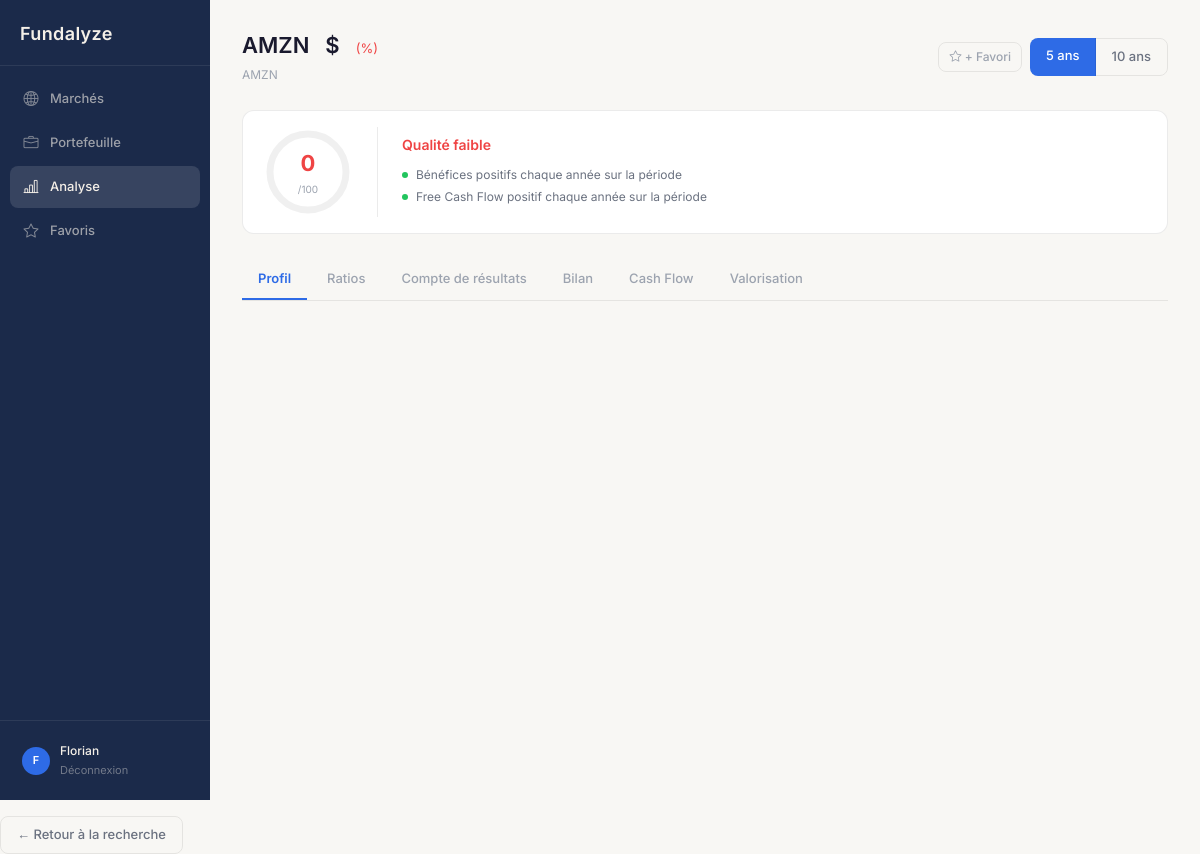
Before: /analysis/company/AMZN/ (signed in) with the older database file.
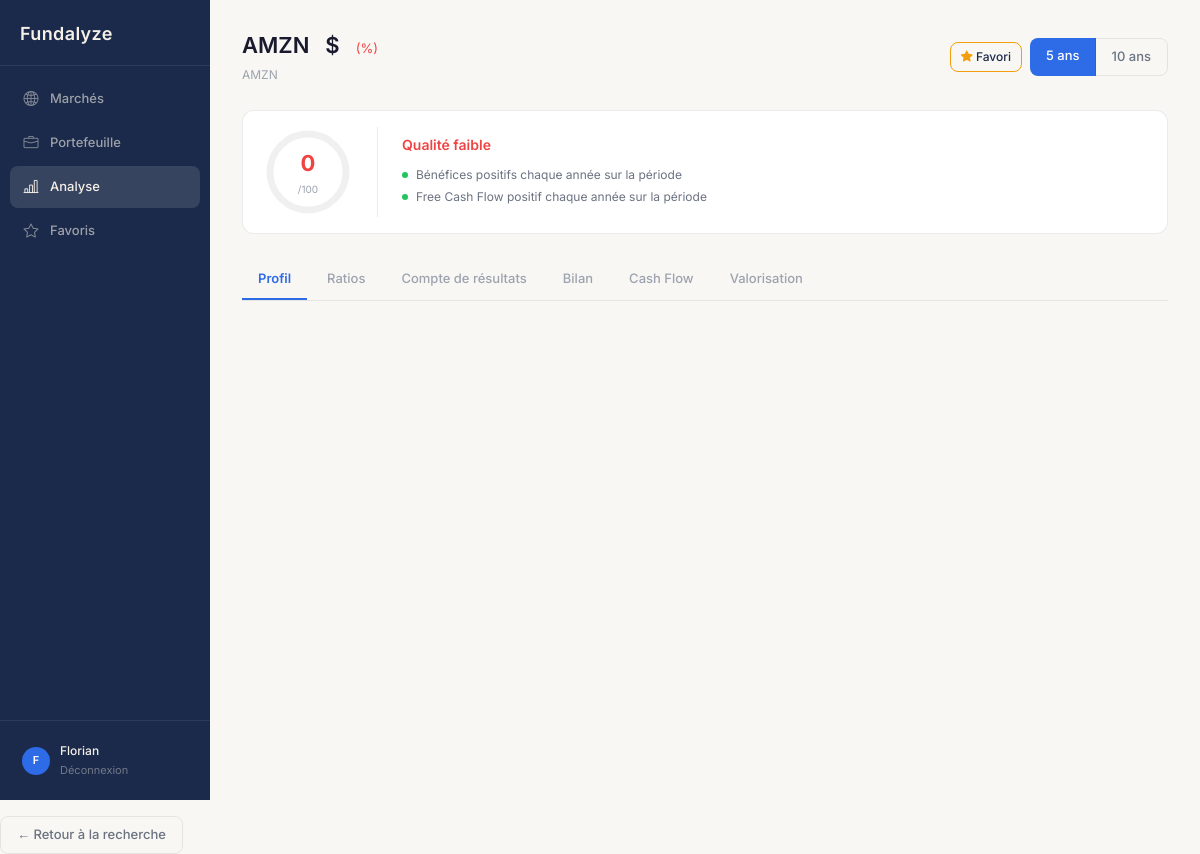
After: the same page with the newer database file.
### portfolio/models.py (models this page shows, shortened)
class Favorite(models.Model):
    user = models.ForeignKey(User, on_delete=models.CASCADE)
    symbol = models.CharField(max_length=20)
    name = models.CharField(max_length=200)
    sector = models.CharField(max_length=100, blank=True, null=True)
    country = models.CharField(max_length=100, blank=True, null=True)
    market_cap = models.FloatField(null=True, blank=True)
    currency = models.CharField(max_length=5, default='USD')
    added_at = models.DateTimeField(auto_now_add=True)
    class Meta:
        unique_together = ['user', 'symbol']
        ordering = ['-added_at']

### analysis/views.py (the view, shortened to what this page needs)
# urls.py: path('company/<str:symbol>/', views.company_view, name='company'),
@login_required
def company_view(request, symbol):
    symbol = symbol.upper()
    period = int(request.GET.get('period', 5))
    if period not in [5, 10]:
        period = 5
    params = {
        'growth_rate_1': float(request.GET.get('g1', 5.0)),
        'growth_rate_2': float(request.GET.get('g2', 3.0)),
        'terminal_growth': float(request.GET.get('gt', 3.0)),
        'wacc': float(request.GET.get('wacc', 9.0)),
        'treasury_rate': float(request.GET.get('tr', 4.5)),
    }
    profile = get_company_profile(symbol) or {}
    quote = get_quote(symbol) or {}
    income_statements = get_income_statement(symbol, limit=period)
    income_statements = enrich_income_statements(income_statements)
    balance_sheets = get_balance_sheet(symbol, limit=period)
    cash_flows = get_cash_flow(symbol, limit=period)
    quarterly_income = get_quarterly_income(symbol)
    quarterly_cashflow = get_quarterly_cashflow(symbol)
    quarterly_balance = get_quarterly_balance(symbol)
    income_ttm, cashflow_ttm, balance_ttm = compute_ttm(
        quarterly_income, quarterly_cashflow, quarterly_balance
    )
    income_ttm_enriched = enrich_income_statements([income_ttm])[0] if income_ttm else {}
    ratios = calculate_ratios(
        profile, quote, income_statements, balance_sheets, cash_flows,
        income_ttm, cashflow_ttm, balance_ttm
    )
    piotroski = calculate_piotroski(
        income_statements, balance_sheets, cash_flows,
        income_ttm, cashflow_ttm, balance_ttm
    )
    beneish = calculate_beneish(income_statements, balance_sheets, cash_flows)
    altman = calculate_altman(
        profile, quote, income_statements, balance_sheets,
        income_ttm, balance_ttm
    )
    scoring = calculate_score(ratios, piotroski, beneish, altman)
    default_growth = ratios.get('fcf_cagr') or ratios.get('revenue_cagr') or 5.0
    default_growth = min(max(default_growth, 0), 30)
    params['growth_rate_1'] = float(request.GET.get('g1', round(default_growth, 1)))
    params['growth_rate_2'] = float(request.GET.get('g2', round(default_growth * 0.6, 1)))
    valuations = calculate_all_valuations(
        profile, quote, ratios,
        income_statements, balance_sheets, cash_flows,
        income_ttm, balance_ttm, cashflow_ttm,
        params
    )
    chart_data = {}
    piotroski_json = json_module.dumps({
        'total': piotroski['total'] if piotroski else 0,
        'groups': {
            k: [{'label': piotroski['details'][key]['label'],
                'pass': bool(piotroski['details'][key]['pass'])}
                for key in keys]
            for k, keys in (piotroski['groups'].items() if piotroski else {}.items())
        }
    }) if piotroski else 'null'
    beneish_json = json_module.dumps({
        'm_score': beneish['m_score'] if beneish else None,
        'label': beneish['label'] if beneish else '',
        'warnings': beneish['warnings'] if beneish else 0,
        'details': {
            k: {'value': v['value'], 'label': v['label'],
                'interpretation': v['interpretation'], 'warning': bool(v['warning'])}
            for k, v in beneish['details'].items()
        } if beneish else {}
    }) if beneish else 'null'
    altman_json = json_module.dumps({
        'score': altman['score'] if altman else None,
        'version': altman['version'] if altman else '',
        'label': altman['label'] if altman else '',
        'z_original': altman['z_original'] if altman else None,
        'z_prime': altman['z_prime'] if altman else None,
        'details': {
            k: {'label': v['label'], 'value': v['value'],
                'interpretation': v['interpretation']}
            for k, v in altman['details'].items()
        } if altman else {}
    }) if altman else 'null'
    is_favorite = Favorite.objects.filter(user=request.user, symbol=symbol).exists()
    context = {
        'profile': profile,
        'quote': quote,
        'symbol': symbol,
        'period': period,
        'ratios': ratios,
        'scoring': scoring,
        'piotroski': piotroski,
        'beneish': beneish,
        'altman': altman,
        'piotroski_json': piotroski_json,
        'beneish_json': beneish_json,
        'altman_json': altman_json,
        'income_statements': income_statements,
        'balance_sheets': balance_sheets,
        'cash_flows': cash_flows,
        'income_ttm': income_ttm_enriched,
        'balance_ttm': balance_ttm,
        'cashflow_ttm': cashflow_ttm,
        'chart_data': chart_data,
        'is_favorite': is_favorite,
        'valuations': valuations,
        'params': params,
        'default_growth': default_growth,
        'categories_display': [
            ('growth', 'Croissance'),
            ('profitability', 'Rentabilité'),
            ('valuation', 'Valorisation'),
            ('safety', 'Sécurité'),
            ('quality', 'Qualité'),
        ],
        'growth_ratios': [
            ('revenue_cagr', 'CA CAGR'),
            ('net_income_cagr', 'RN CAGR'),
            ('eps_cagr', 'BPA CAGR'),
            ('fcf_cagr', 'FCF CAGR'),
        ],
        'profitability_ratios': [
            ('roe', 'ROE'),
            ('roic', 'ROIC'),
            ('roa', 'ROA'),
            ('net_margin', 'Marge nette'),
            ('gross_margin', 'Marge brute'),
            ('fcf_margin', 'Marge FCF'),
        ],
        'valuation_ratios': [
            ('per', 'PER'),
            ('peg', 'PEG'),
            ('pb', 'P/B'),
            ('ps', 'P/S'),
            ('pcf', 'P/FCF'),
            ('ev_ebitda', 'EV/EBITDA'),
            ('ev_revenue', 'EV/Revenue'),
        ],
        'safety_ratios': [
            ('debt_to_equity', 'Dette/FP'),
            ('net_debt_ebitda', 'Dette nette/EBITDA'),
            ('interest_coverage', 'Couv. intérêts'),
            ('current_ratio', 'Ratio courant'),
            ('quick_ratio', 'Ratio rapide'),
        ],
        'tabs': [
            ('profile', 'Profil'),
            ('ratios', 'Ratios'),
            ('income', 'Compte de résultats'),
            ('balance', 'Bilan'),
            ('cashflow', 'Cash Flow'),
            ('valuation', 'Valorisation'),
        ],
        'ratio_definitions': RATIO_DEFINITIONS,
        'quality_items': [
            ('Bénéfices positifs',
            f"{ratios.get('profitable_years', 0)}/{ratios.get('total_years', 0)} ans",
            int(ratios.get('profitable_years', 0) / max(ratios.get('total_years', 1), 1) * 100)),
            ('FCF positif',
            f"{ratios.get('positive_fcf_years', 0)}/{ratios.get('total_years', 0)} ans",
            int(ratios.get('positive_fcf_years', 0) / max(ratios.get('total_years', 1), 1) * 100)),
            ('Rachat d\'actions',
            '✓ Oui' if ratios.get('shares_buyback') else '✗ Non',
            100 if ratios.get('shares_buyback') else 0),
            ('Marges consistantes',
            '✓ Oui' if ratios.get('margin_consistency') else '✗ Non',
            100 if ratios.get('margin_consistency') else 20),
        ],
        'ratio_blocks': [
            ('growth', 'Croissance', [
                ('revenue_cagr', 'CA CAGR'),
                ('net_income_cagr', 'RN CAGR'),
                ('eps_cagr', 'BPA CAGR'),
                ('fcf_cagr', 'FCF CAGR'),
            ]),
            ('profitability', 'Rentabilité', [
                ('roe', 'ROE'),
                ('roic', 'ROIC'),
                ('roa', 'ROA'),
                ('net_margin', 'Marge nette'),
                ('gross_margin', 'Marge brute'),
                ('fcf_margin', 'Marge FCF'),
            ]),
            ('valuation', 'Valorisation', [
                ('per', 'PER'),
                ('peg', 'PEG'),
                ('pb', 'P/B'),
                ('ps', 'P/S'),
                ('pcf', 'P/FCF'),
                ('ev_ebitda', 'EV/EBITDA'),
                ('ev_revenue', 'EV/Revenue'),
            ]),
            ('safety', 'Sécurité', [
                ('debt_to_equity', 'Dette/FP'),
                ('net_debt_ebitda', 'Dette nette/EBITDA'),
                ('interest_coverage', 'Couv. intérêts'),
                ('current_ratio', 'Ratio courant'),
                ('quick_ratio', 'Ratio rapide'),
            ]),
            ('quality', 'Qualité', []),
        ],
        'valuation_definitions': VALUATION_DEFINITIONS,
    }
    return render(request, 'analysis/company.html', context)

### analysis/ratios.py (called while the page is built)
def safe_div(a, b):
    try:
        if b and float(b) != 0 and a is not None:
            return float(a) / float(b)
        return None
    except:
        return None

def fmt(value, decimals=2):
    try:
        if value is not None:
            return round(float(value), decimals)
        return None
    except:
        return None

### analysis/scoring.py (called while the page is built, shortened)
def score_ratio(name, value):
    if value is None:
        return None, 'N/A', 'secondary'

### analysis/templatetags/analysis_tags.py (called while the page is built)
@register.filter
def get_item(dictionary, key):
    return dictionary.get(key)

### analysis/valuation.py (called while the page is built, shortened)
def safe_div(a, b):
    try:
        return float(a) / float(b) if b and float(b) != 0 else None
    except:
        return None

def apply_margin_of_safety(price):
    if price is None or price <= 0:
        return None, None, None
    return round(price, 2), round(price * 0.75, 2), round(price * 0.50, 2)

def dcf_valuation(fcf, growth_rate_1, growth_rate_2, terminal_growth, wacc, shares):
    if not fcf or not shares or fcf <= 0:
        return None, None

def owner_earnings_valuation(net_income, depreciation, capex, growth_rate, treasury_rate, shares):
    if not net_income or not shares:
        return None

### analysis/views.py (called while the page is built, shortened)
def enrich_income_statements(statements):
    enriched = []
    return enriched

### templates/analysis/company.html (shortened to what the changed rows need)
{% extends 'base.html' %}
{% load analysis_tags %}
{% block content %}
<div class="d-flex justify-content-between align-items-center mb-4">
    <div class="d-flex align-items-center gap-3">
        <div>
            <div class="d-flex align-items-baseline gap-3">
                <h2 class="page-title mb-0">{{ profile.companyName|default:symbol }}</h2>
                <span style="font-size:22px;font-weight:600;color:var(--text-primary);">
                    ${{ quote.price|floatformat:2 }}
                </span>
                <span style="font-size:13px;"
                      class="{% if quote.change >= 0 %}text-success{% else %}text-danger{% endif %}">
                    {{ quote.change|floatformat:2 }} ({{ quote.changePercentage|floatformat:2 }}%)
                </span>
            </div>
            <span style="font-size:12px;color:var(--text-muted);">
                {{ symbol }}
            </span>
        </div>
    </div>
    <div class="d-flex align-items-center gap-2">
        <a href="{% url 'toggle_favorite' symbol %}"
           class="btn btn-sm"
           style="{% if is_favorite %}background:transparent;border:1px solid #F59E0B;color:#1B2A4A;{% else %}background:transparent;border:1px solid var(--border);color:var(--text-muted);{% endif %}">
            <i class="bi bi-star{% if is_favorite %}-fill{% endif %}"
               style="{% if is_favorite %}color:#F59E0B;{% endif %}"></i>
            <span style="{% if is_favorite %}color:var(--navy);font-weight:500;{% endif %}">
                {% if is_favorite %}Favori{% else %}+ Favori{% endif %}
            </span>
        </a>
    </div>
</div>
</div>
{% endblock %}

Changed rows visible on the page:
added Favorite: companyName "AMZN", symbol "AMZN"
Other visible differences:
{{ profile.companyName|default:symbol }}: "AMZN" → (not shown)
{{ symbol }}: "AMZN" → (not shown)
text no longer shown: "+ Favori"
text now shown: "Favori"
